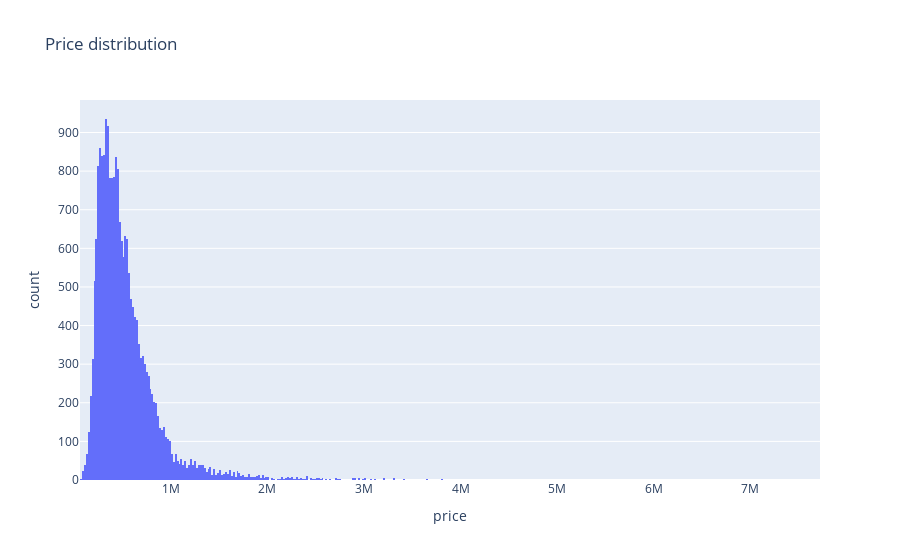

Here is the notebook cell this chart was saved with:
### Markdown cell above
### 4.2.1 Response variable

### Code cell
px.histogram(data, x='price', title='Price distribution')

### Figure 1 — Plotly figure (JSON) as saved in the notebook; plotly's stock layout.template omitted (floating-point values rounded to 4 significant figures; data arrays with more than 128 entries replaced by an {"elided": "..."} marker saying what was removed)
{"data": [{"alignmentgroup": "True", "bingroup": "x", "hovertemplate": "price=%{x}<br>count=%{y}<extra></extra>", "legendgroup": "", "marker": {"color": "#636efa", "pattern": {"shape": ""}}, "name": "", "offsetgroup": "", "orientation": "v", "showlegend": false, "type": "histogram", "x": {"elided": "21613 int values"}, "xaxis": "x", "yaxis": "y"}], "layout": {"barmode": "relative", "legend": {"tracegroupgap": 0}, "title": {"text": "Price distribution"}, "xaxis": {"anchor": "y", "domain": [0, 1], "title": {"text": "price"}}, "yaxis": {"anchor": "x", "domain": [0, 1], "title": {"text": "count"}}}}
